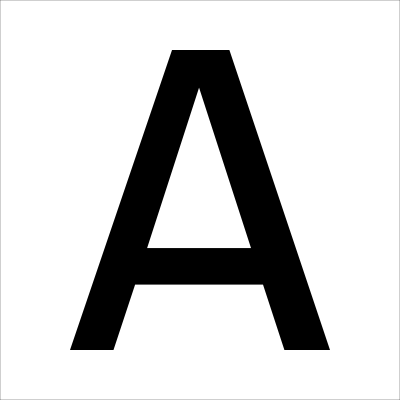
#> input picture patternRecon/input/A.png, 400 x 400 px, found by its file name; its folder holds only this picture in this run
$ python main.py
#> lines starting #> are read from the running program, lines starting #| are printed output that depends on the picture
import os
import numpy
import matplotlib.pyplot as plt
import PIL as pil


def convertPattern(name, output_path="patternRecon/output"):
#> called with name = 'A', output_path = 'patternRecon/output'
    print(f"Generation of {name} started")
    input_path = f"patternRecon/input/{name}.png"
    # Try to read the picture and convert it to grey scale
    try:
        image_input = pil.Image.open(input_path)
#> image_input is the input picture: PIL image 400x400 RGBA; mean R, G, B, A 207.5, 207.5, 207.5, 255
        image = image_input.convert("L")
        # image_rgb = image_input.convert("RGB")
    except FileNotFoundError as exception:
        print(exception)
        exit()

    # Create output folder structure if necessary
    if not os.path.isdir(output_path):
        os.makedirs(output_path)

    # Apply two dimensional fft
    image_fourier = numpy.fft.fftshift(numpy.fft.fft2(image))

    # Generate output files
    plt.imshow(image, cmap='gray')
    plt.savefig(os.path.join(output_path, f"input_{name}.png"))

    plt.imshow(numpy.log(abs(image_fourier),
                where=abs(image_fourier) > 0), cmap='gray')
    plt.savefig(os.path.join(output_path, f"fourier_{name}.png"))
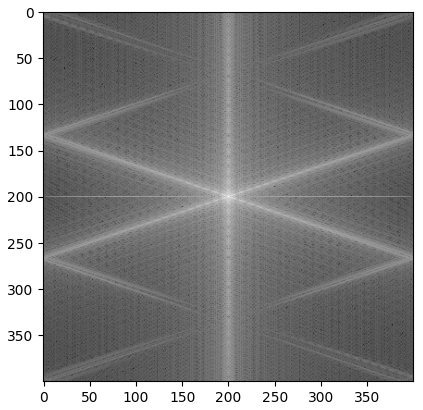
#> figure drawn by matplotlib, 1 panel

    # Apply inverse fft to all pictures
    image_reconstructed = numpy.fft.ifft2(image_fourier)
    plt.imshow(abs(image_reconstructed), cmap='gray')
    plt.savefig(os.path.join(output_path, f"reconstructed_{name}.png"))
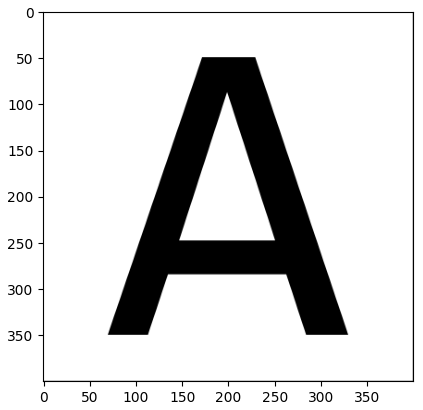
#> figure drawn by matplotlib, 1 panel


convertPattern("A")
convertPattern("A_moved")
#> (the program exits here)
